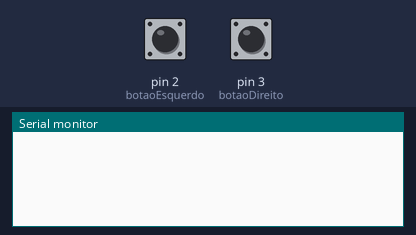
A sketch run on a simulated Arduino Uno, built with avr-gcc and run on an emulated ATmega328P. Parts: the last lines printed to the serial monitor. The inputs (shaded band) are chosen by the test bench; at power-on: pin 2 (botaoEsquerdo) HIGH, pin 3 (botaoDireito) HIGH.

Above: at 1.2 s.
1.3 s: pin 2 (botaoEsquerdo) pulled LOW for 0.15 s
At 2.1 s:
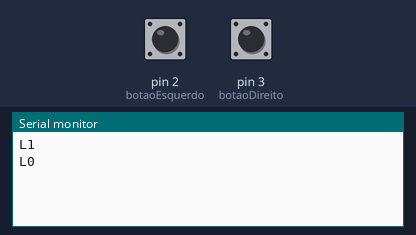
2.9 s: pin 3 (botaoDireito) pulled LOW for 0.15 s
At 4.5 s:
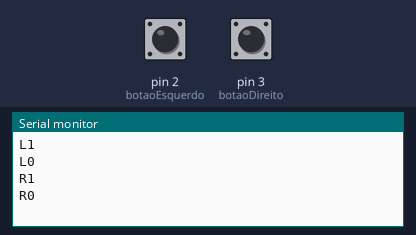

Measured:
- after the input at 1.3 s, the serial monitor: prints a new line at once (image 1)
- after the input at 2.9 s, the serial monitor: prints a new line at once (image 2)

The sketch:

space_rush.ino
```cpp
const byte botaoEsquerdo = 2;
const byte botaoDireito = 3;

struct Botao {
  byte pino;
  char comando;
  bool estadoAnterior;
  bool estadoEstavel;
  unsigned long ultimaMudanca;
};

Botao botoes[2] = {
  {botaoEsquerdo, 'L', HIGH, HIGH, 0},
  {botaoDireito, 'R', HIGH, HIGH, 0}
};

const unsigned long debounce = 25;

void setup() {
  Serial.begin(115200);

  pinMode(botaoEsquerdo, INPUT_PULLUP);
  pinMode(botaoDireito, INPUT_PULLUP);
}

void loop() {
  for (int i = 0; i < 2; i++) {
    Botao &b = botoes[i];

    bool leitura = digitalRead(b.pino);

    if (leitura != b.estadoAnterior) {
      b.ultimaMudanca = millis();
    }

    if (millis() - b.ultimaMudanca >= debounce) {
      if (leitura != b.estadoEstavel) {
        b.estadoEstavel = leitura;

        Serial.print(b.comando);
        Serial.println(leitura == LOW ? '1' : '0');
      }
    }

    b.estadoAnterior = leitura;
  }
}
```
